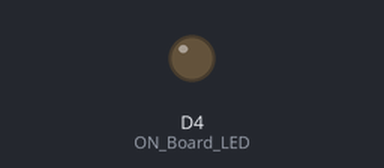
A sketch run on a simulated ESP8266 (NodeMCU). Shown: output pins drawn as LEDs (lit = HIGH). WiFi joins after 1.5 s; servers stay silent unless stated; uploads are accepted with an empty reply; what the sketch prints to the serial monitor is not drawn.

Above: at 0.0 s.
At 1.8 s:
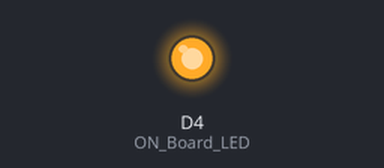
Timing chart, 0 to 3.3 s (numbered marks = the images above):
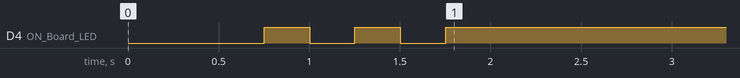

The sketch:

sketch_mar10a.ino
```cpp
#include <ESP8266WiFi.h>
#include <ESP8266HTTPClient.h>
#include <WiFiClient.h>
//----------------------------------------

#define ON_Board_LED 2

#define D7 15 //D8
#define D5 14 //D4


const char* ssid = "BIG_2G";
const char* password = "big0817133923";

String host_or_IPv4 = "http://192.168.2.38/";

String Destination = "";
String URL_Server = "";
String getData = "";
String payloadGet = "";

HTTPClient http;
WiFiClient client;
//----------------------------------------

void setup() {

  Serial.begin(9600);
  delay(500);

  WiFi.mode(WIFI_STA);
  WiFi.begin(ssid, password);
  Serial.println("");

  pinMode(ON_Board_LED,OUTPUT);
  digitalWrite(ON_Board_LED, HIGH);

  pinMode(D5,OUTPUT);
  digitalWrite(D5, LOW);
  pinMode(D7,OUTPUT);
  digitalWrite(D7, LOW);

  //----------------------------------------Wait for connection
  Serial.print("Connecting");
  while (WiFi.status() != WL_CONNECTED) {
    Serial.print(".");
    digitalWrite(ON_Board_LED, LOW);
    delay(250);
    digitalWrite(ON_Board_LED, HIGH);
    delay(250);
  }
  digitalWrite(ON_Board_LED, HIGH);
  Serial.println("");
  Serial.print("Successfully connected to : ");
  Serial.println(ssid);
  Serial.print("IP address: ");
  Serial.println(WiFi.localIP());
  Serial.println();
  delay(2000);
}

void loop() {
  int id = 1; //--> ID in Database
  getData = "ID=" + String(id);
  Destination = "switch.php/";
  URL_Server = host_or_IPv4 + Destination;
  Serial.println("----------------Connect to Server-----------------");
  Serial.println("Get LED Status from Server or Database");
  Serial.print("Request Link : ");
  Serial.println(URL_Server);
  http.begin(client, URL_Server); //--> Specify request destination
  http.addHeader("Content-Type", "application/x-www-form-urlencoded");    //Specify content-type header
  int httpCodeGet = http.POST(URL_Server+getData); //--> Send the request
  String payload = http.getString(); //--> Get the response payload from server
  Serial.print("Response Code : "); //--> If Response Code = 200 means Successful connection, if -1 means connection failed. For more information see here : https://en.wikipedia.org/wiki/List_of_HTTP_status_codes
  Serial.println(httpCodeGet); //--> Print HTTP return code
  Serial.print("Returned data from Server : ");
  Serial.println(payload); //--> Print request response payload
  if (payload == "1") {
    digitalWrite(D5, HIGH); //--> Turn on Led
  }
  if (payload == "0") {
    digitalWrite(D5, LOW); //--> Turn off Led
  }
  //----------------------------------------

  Serial.println("----------------Closing Connection----------------");
  http.end(); //--> Close connection
  Serial.println();
  Serial.println("Please wait 10 seconds for the next connection.");
  Serial.println();
  delay(2500); //--> GET Data at every 10 seconds. From the tests I did, when I used the 5 second delay, the connection was unstable.
  String getwaterdata = "ID=2";
  String serwater = "http://192.168.2.39/switchwater.php/";
  http.begin(client, serwater);
  http.addHeader("Content-Type", "application/x-www-form-urlencoded");
  httpCodeGet = http.POST(URL_Server+getData);
  String waterpayload = http.getString();
  Serial.print("Returned data from Server : ");
  Serial.println(waterpayload); //--> Print request response payload
  if (waterpayload == "1") {
    digitalWrite(D7, HIGH); //--> Turn on Led
  }
  if (waterpayload == "0") {
    digitalWrite(D7, LOW); //--> Turn off Led
  }
  http.end();

}
```
